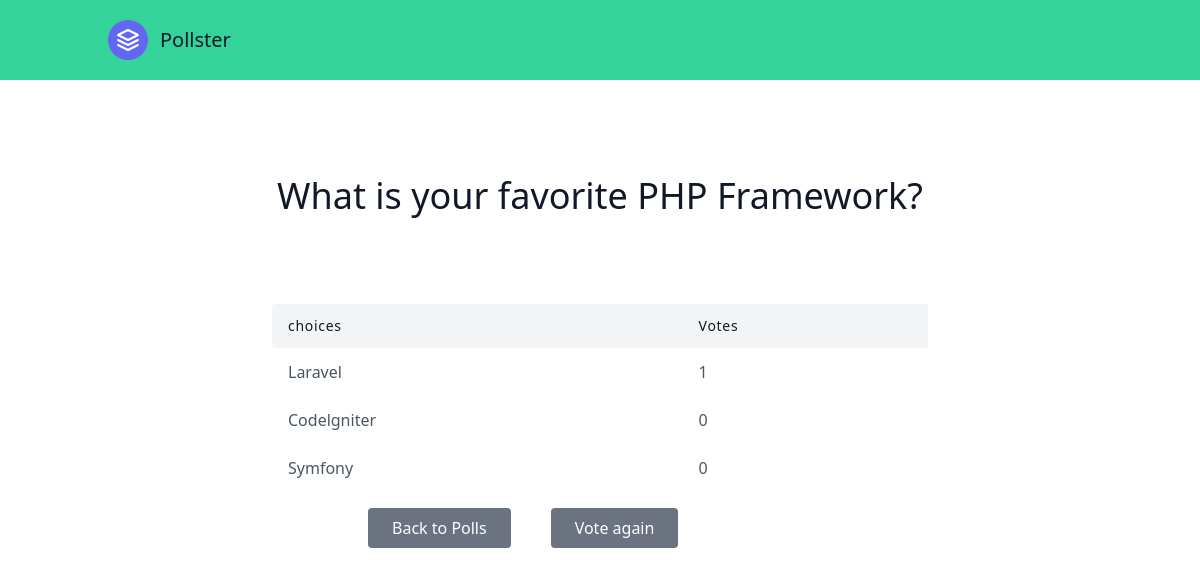
/7/results/, run on an earlier commit of the app's database.
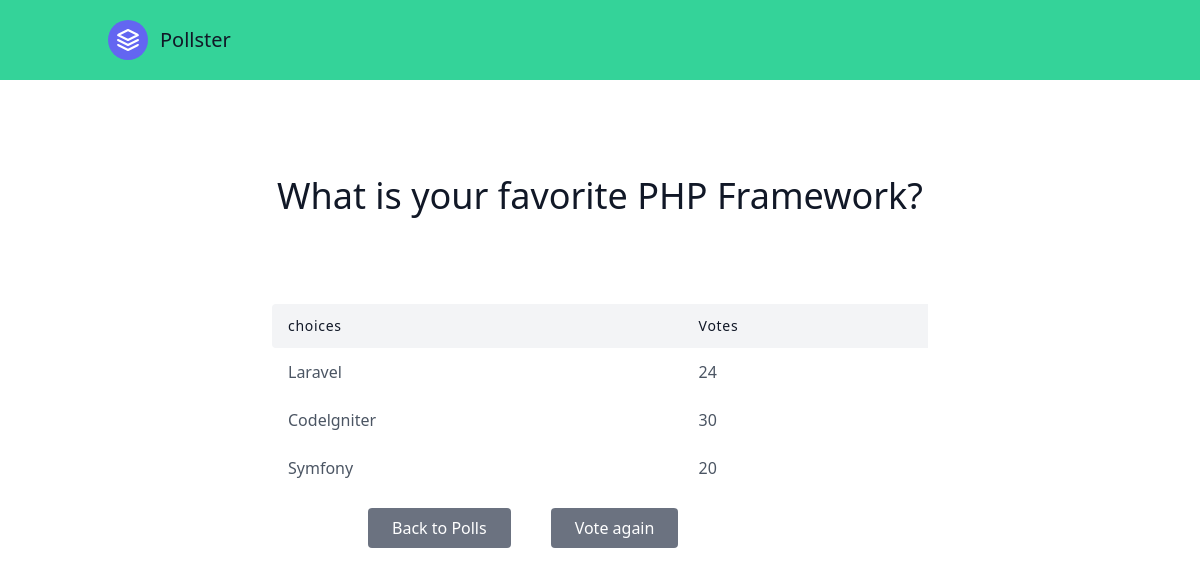
And on a later commit of the database.
### polls/models.py (models this page shows, shortened)
class Choice(models.Model):
    question = models.ForeignKey(Question,on_delete=models.CASCADE)
    choice_text = models.CharField(max_length=200)
    votes = models.IntegerField(default=0)

### polls/views.py (the view)
# urls.py: path('<int:question_id>/results/',views.results,name='results'),
def results(request,question_id):
    question = get_object_or_404(Question,pk=question_id)
    context ={ 'question':question}
    return render(request,'polls/results.html',context)

### polls/templates/polls/results.html (shortened to what this page needs)
{% extends 'base.html' %}
{% block content %}
    <section class="text-gray-600 body-font">
        <div class="container px-5 py-24 mx-auto">
            <div class="flex flex-col text-center w-full mb-20">
                <h1 class="sm:text-4xl text-3xl font-medium title-font mb-2 text-gray-900">{{question.question_text}}</h1>
            </div>
            <div class="lg:w-2/3 w-full mx-auto overflow-auto">
                <table class="table-auto w-full text-left whitespace-no-wrap">
                <thead>
                    <tr>
                    <th class="px-4 py-3 title-font tracking-wider font-medium text-gray-900 text-sm bg-gray-100 rounded-tl rounded-bl">choices</th>
                    <th class="px-4 py-3 title-font tracking-wider font-medium text-gray-900 text-sm bg-gray-100">Votes</th>
                    </tr>
                </thead>
                <tbody>
                    {% for choice in question.choice_set.all %}
                    <tr>
                    <td class="px-4 py-3">{{choice.choice_text}}</td>
                    <td class="px-4 py-3">{{choice.votes}}</td>
                    </tr>
                    {% endfor %}
                </tbody>
                </table>
            </div>
            <div class="flex pl-4 mt-4 lg:w-2/3 w-full mx-auto">
                <button class="flex ml-20 text-white bg-gray-500 border-0 py-2 px-6 focus:outline-none hover:bg-gray-600 rounded"><a href="{% url 'polls:index' %}">Back to Polls</a></button>
                <button class="flex ml-10 text-white bg-gray-500 border-0 py-2 px-6 focus:outline-none hover:bg-gray-600 rounded"><a href="{% url 'polls:vote' question.id %}">Vote again</a></button>
            </div>
        </div>
      </section>
{% endblock content %}

What changed in the data, as far as the page shows it:
changed Choice "Laravel": votes "1" → "24"
changed Choice "Codelgniter": votes "0" → "30"
changed Choice "Symfony": votes "0" → "20"
